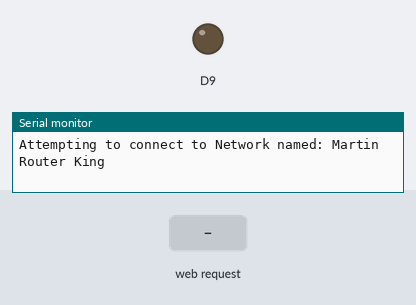
A sketch run on a simulated Arduino MKR. Shown: output pins drawn as LEDs (lit = HIGH), the last lines printed to the serial monitor. The inputs (shaded band) are chosen by the test bench. WiFi joins after 1.5 s; servers stay silent unless stated.

Above: at 12.7 s.
12.8 s: HTTP request GET /H received
At 13.8 s:
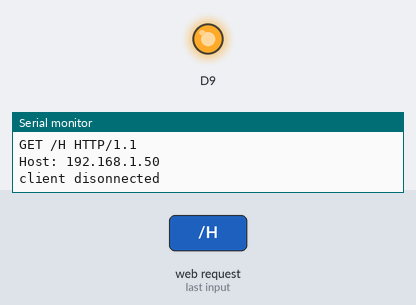
14.3 s: HTTP request GET /L received
At 15.0 s:
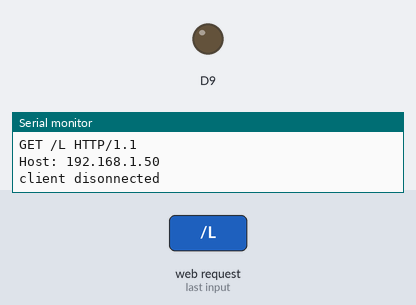
Timing chart, 0 to 17.3 s (numbered marks = the images above; inputs shaded):
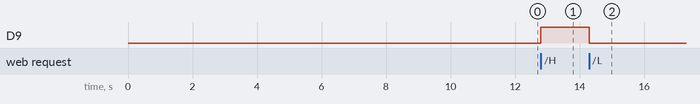

Measured:
- after the input at 12.8 s, D9: LOW → HIGH at once
- after the input at 14.3 s, D9: HIGH → LOW at once

The sketch:

MKR1000.ino
```cpp
#include "arduino_secrets.h"
#include "Constants.h"
#include <SPI.h>
#include <WiFi101.h>

char ssid[] = SECRET_SSID;
char pass[] = SECRET_PASS;
int status = WL_IDLE_STATUS;

WiFiServer server(80);

void setup(){
  Serial1.begin(9600);
  pinMode(9,OUTPUT);
  while ( status != WL_CONNECTED) {
    Serial.print("Attempting to connect to Network named: ");
    Serial.println(ssid);
    status = WiFi.begin(ssid, pass);
    delay(10000);
  }
  server.begin();
}

void loop(){
    WiFiClient client = server.available();
    if(client){
        Serial.println("New Client");
            String currentLine = "";
    while (client.connected()) {
      if (client.available()) {
        char c = client.read();
        Serial.write(c);
        if (c == '\n') {
          if (currentLine.length() == 0){
            client.println("HTTP/1.1 200 OK");
            client.println("Content-type:text/html");
            client.println();
            client.print("<!DOCTYPE html>");
            client.print("<html>");
            client.print("<body>");
            client.print("<h1>Complex Communication Server</h1>");
            client.print("<p>Click <a href=\"/H\">here</a> turn the LED on pin 9 on<br></p>");
            client.print("<p>Click <a href=\"/L\">here</a> turn the LED on pin 9 off<br></p>");
            client.print("<p>Click <a href=\"/FWD\">here</a> to go forward<br></p>");
            client.print("<p>Click <a href=\"/BKW\">here</a> to go backwards<br></p>");
            client.print("<p>Click <a href=\"/IDL\">here</a> to stop<br></p>");
            client.print("<p>Click <a href=\"/RTT\">here</a> to turn right<br></p>");
            client.print("<p>Click <a href=\"/LTT\">here</a> to turn left<br></p>");
            client.print("</body>");
            client.print("<a href='https://www.hackster.io/joaquim_silveira/complex-communication-system-e93c70'>Check the Project out!</a>");
            client.print("</html>");
            client.println();
            break;
          }else {
            currentLine = "";
          }
        }
        else if (c != '\r') {
          currentLine += c;
        }
        if (currentLine.endsWith("GET /H")) {
            digitalWrite(9, HIGH);
        }
        if (currentLine.endsWith("GET /L")) {
            digitalWrite(9, LOW);
        }
        if (currentLine.endsWith("GET /FWD")) {
            Serial1.write(FWD);
        }
        if (currentLine.endsWith("GET /BKW")) {
            Serial1.write(BKW);
        }
        if (currentLine.endsWith("GET /IDL")) {
            Serial1.write(NOP);
        }
        if (currentLine.endsWith("GET /RTT")) {
            Serial1.write(RTT);
        }
        if (currentLine.endsWith("GET /LTT")) {
            Serial1.write(LTT);
        }
      }
    }
    client.stop();
    Serial.println("client disonnected");
  }
}
```

Constants.h
```cpp
const int COM = 1;
const int NOP = 2;                    // no operation
const int IDL = 3;                     //idle
const int FWD = 4;                     //forward
const int BKW = 5;                     //backwards
const int RTT = 6;
const int LTT = 7;
```

arduino_secrets.h
```cpp
#define SECRET_SSID "Martin Router King"
#define SECRET_PASS "legrandinquisiteur"
```
